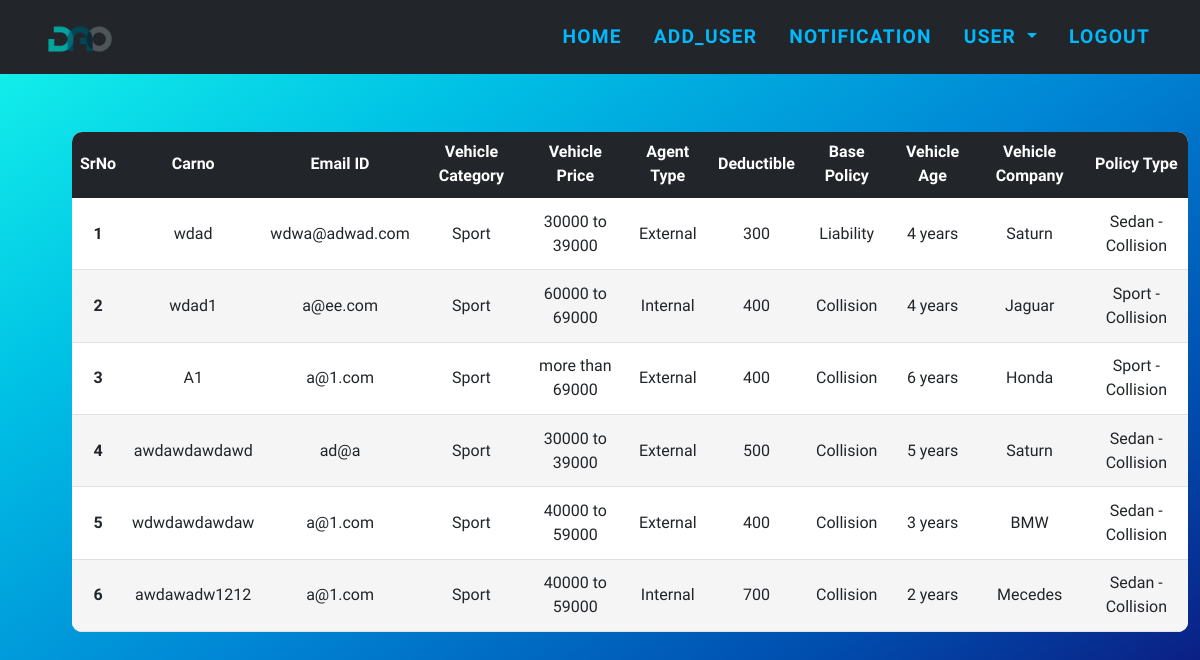
Page /adpolicy on the committed database.
### app.py (models this page shows)
class Policy(db.Model):
    no = db.Column(db.Integer, primary_key=True,autoincrement=True)
    carno=db.Column(db.String(12), nullable=False)
    email = db.Column(db.String(120), nullable=False)
    vcat=db.Column(db.String(20), nullable=False)
    vprice=db.Column(db.String(20), nullable=False)
    agtype=db.Column(db.String(20), nullable=False)
    deduct=db.Column(db.Integer, nullable=False)
    bpolicy=db.Column(db.String(20), nullable=False)
    vage=db.Column(db.String(20), nullable=False)
    make=db.Column(db.String(20), nullable=False)
    ptype=db.Column(db.String(20), nullable=False)

### app.py (the view)
@app.route("/adpolicy")
def admin_policy():
    q=Policy.query.all()
    return render_template("adpolicy.html",data=q)

### templates/adpolicy.html (shortened to what this page needs)
{% extends 'basead.html' %}
{% block body %}
{% if data|length == 0 %}
<h1 class="alert alert-primary">no policy to display</h1>
{% else %}
<div class="container" style="overflow-x: auto;  margin-left: 5%; margin-top:5%;">
  <div style="overflow-x: auto; ">
    <table class="table  table-hover" style="height: 500px;">
      <thead>
        <tr style="background-color: #22262a; color: white;">
          <th scope="col">SrNo</th>
          <th scope="col">Carno</th>
          <th scope="col">Email ID</th>
          <th scope="col">Vehicle Category</th>
          <th scope="col">Vehicle Price</th>
          <th scope="col">Agent Type</th>
          <th scope="col">Deductible</th>
          <th scope="col">Base Policy</th>
          <th scope="col">Vehicle Age</th>
          <th scope="col">Vehicle Company</th>
          <th scope="col">Policy Type</th>
        </tr>
      </thead>
      <tbody>
        {% for alldata in data %}
        <tr>
          <th scope="row">{{loop.index}}</th>
          <td>{{alldata.carno}}</td>
          <td>{{alldata.email}}</td>
          <td>{{alldata.vcat}}</td>
          <td>{{alldata.vprice}}</td>
          <td>{{alldata.agtype}}</td>
          <td>{{alldata.deduct}}</td>
          <td>{{alldata.bpolicy}}</td>
          <td>{{alldata.vage}}</td>
          <td>{{alldata.make}}</td>
          <td>{{alldata.ptype}}</td>
        </tr>
        {% endfor %}
      </tbody>
    </table>
  </div>
</div>
{% endif %}
{% endblock %}

### templates/basead.html (shortened to what this page needs)
<!DOCTYPE html>
<html lang="en">
<head>
    <link rel="stylesheet" href="{{url_for('static',filename='card.css')}}">
    <link href="https://cdn.jsdelivr.net/npm/bootstrap@5.1.3/dist/css/bootstrap.min.css" rel="stylesheet"
>
    <link href="{{url_for('static',filename='newhome.css')}}" rel="stylesheet" />
</head>
<body>
    <div class="container">
        <nav class="navbar navbar-expand-lg navbar-dark fixed-top" id="mainNav" style="    background-color: #22262a;
        padding-top: 14px;
        padding-bottom: 14px;">
            <div class="container">
                <a class="navbar-brand" href="#page-top"><img src="{{url_for('static',filename='Logo.png')}}" alt="..." /></a>
                <div class="collapse navbar-collapse" id="navbarResponsive">
                    <ul class="navbar-nav text-uppercase ms-auto py-4 py-lg-0">
                        <li class="nav-item">
                            <a class="nav-link" aria-current="page" href="/adsuc">Home</a>
                        </li>
                        <li class="nav-item">
                            <a class="nav-link" href="/adduser">Add_User</a>
                        </li>
                        <li class="nav-item">
                            <a class="nav-link" href="/notcontact">Notification</a>
                        </li>
                        <li class="nav-item dropdown">
                            <a class="nav-link dropdown-toggle" href="#" id="navbarDropdownMenuLink" role="button"
                                data-bs-toggle="dropdown" aria-expanded="false">
                                User
                            </a>
                        </li>
                        <li class="nav-item">
                            <a class="nav-link" href="/logout/ADMIN" class="btn btn-success" style="text-decoration: none;">Logout</a>
                        </li>
                    </ul>
                </div>
            </div>
        </nav>
    </div>
    <br><br><br>
    {% block body %}
    {% endblock body %}
</body>
</html>

### static/card.css (style rules this page uses)
* { font-family: 'Baloo Bhai 2', cursive; }
.nav-link { font-size: 25px; }

### templates/adpolicy.html (style rules this page uses)
body { background-image: linear-gradient(to right bottom, #16f8eb, #00c1e5, #0087d5, #004dae, #11076e); height: 100vh; }
table { background-color: lightgrey; border-collapse: collapse; background: #fff; border-radius: 10px; border-top-left-radius: 10px; border-top-right-radius: 10px; border-bottom-right-radius: 10px; border-bottom-left-radius: 10px; overflow: hidden; width: 100%; margin: auto; position: relative; }
td, th { text-align: center; vertical-align: middle; }
tr:nth-child(even) { background-color: #f5f5f5; }

### rows in the picture
Policy: carno "wdad", email "wdwa@adwad.com", vcat "Sport", vprice "30000 to 39000", agtype "External", deduct "300", bpolicy "Liability", vage "4 years", make "Saturn", ptype "Sedan - Collision"
Policy: carno "wdad1", email "a@ee.com", vcat "Sport", vprice "60000 to 69000", agtype "Internal", deduct "400", bpolicy "Collision", vage "4 years", make "Jaguar", ptype "Sport - Collision"
Policy: carno "A1", email "a@1.com", vcat "Sport", vprice "more than 69000", agtype "External", deduct "400", bpolicy "Collision", vage "6 years", make "Honda", ptype "Sport - Collision"
Policy: carno "awdawdawdawd", email "ad@a", vcat "Sport", vprice "30000 to 39000", agtype "External", deduct "500", bpolicy "Collision", vage "5 years", make "Saturn", ptype "Sedan - Collision"
Policy: carno "wdwdawdawdaw", email "a@1.com", vcat "Sport", vprice "40000 to 59000", agtype "External", deduct "400", bpolicy "Collision", vage "3 years", make "BMW", ptype "Sedan - Collision"
Policy: carno "awdawadw1212", email "a@1.com", vcat "Sport", vprice "40000 to 59000", agtype "Internal", deduct "700", bpolicy "Collision", vage "2 years", make "Mecedes", ptype "Sedan - Collision"
